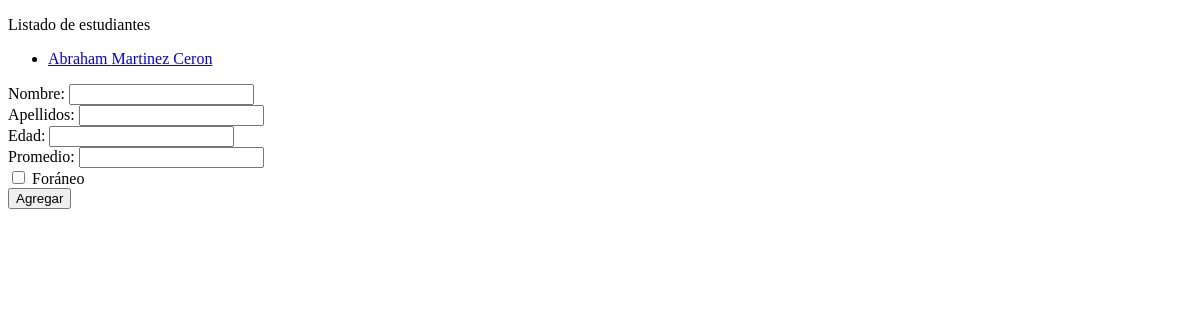
The page /myfirstapp/ on the database as committed earlier.
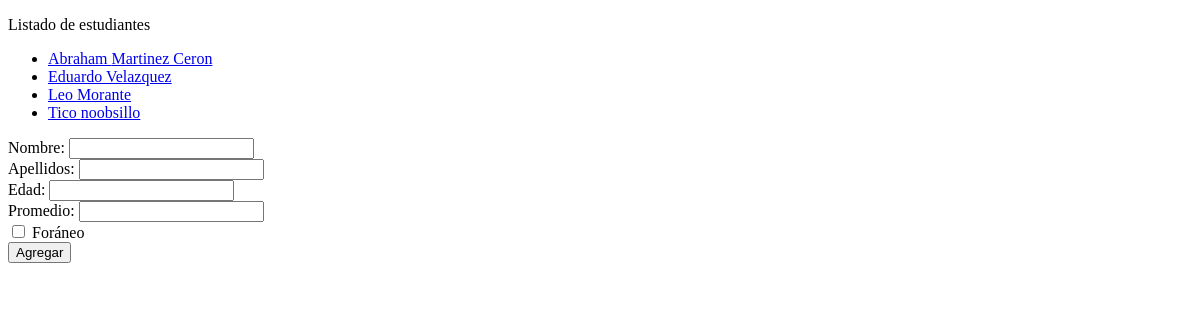
The same page on the database as committed later.
### myfirstapp/models.py (models this page shows, shortened)
class Estudiante(models.Model):
    nombre = models.CharField(max_length=200)
    apellidos = models.CharField(max_length=200)
    edad = models.IntegerField(default=0)
    promedio = models.FloatField(default=9.99)
    foraneo = models.BooleanField(default=False)

### myfirstapp/views.py (the view)
# urls.py: path("", views.index,name="index"),
def index(request):
    estudiantes = Estudiante.objects.order_by("nombre")
    context = {
        "estudiantes": estudiantes,
    }
    return render(request, "myfirstapp/index.html", context)

### myfirstapp/templates/myfirstapp/index.html (shortened to what this page needs)
<!DOCTYPE html>
<html lang="en">
<head>
</head>
<body>
    <p>Listado de estudiantes</p>
    {% if estudiantes %}
    <ul>
        {% for estudiante in estudiantes %}
        <li><a href="{% url 'myfirstapp:detalles' estudiante.id %}">
            {{estudiante.nombre}}
            {{estudiante.apellidos}}
        </a></li>
    {% endfor %}
    </ul>
    {% else %}
        <p>No hay estudiantes registrados.</p>
    {% endif %}
    <form action="agrega_estudiante_forma" method="POST">
        <label> Nombre: <input type="text" name = "nombre"> </label> <br>
        <label> Apellidos: <input type="text" name = "apellidos"> </label><br>
        <label> Edad: <input type="text" name = "edad"> </label><br>
        <label> Promedio: <input type="text" name = "promedio"> </label><br>
        <label> <input type="checkbox" value="True" name="foraneo"> Foráneo </label><br>
        <input type="submit" value="Agregar">
    </form>
</body>
</html>

Rows that differ between the two databases and show on the page:
added Estudiante: nombre "Eduardo", apellidos "Velazquez"
added Estudiante: nombre "Leo", apellidos "Morante"
added Estudiante: nombre "Tico", apellidos "noobsillo"
